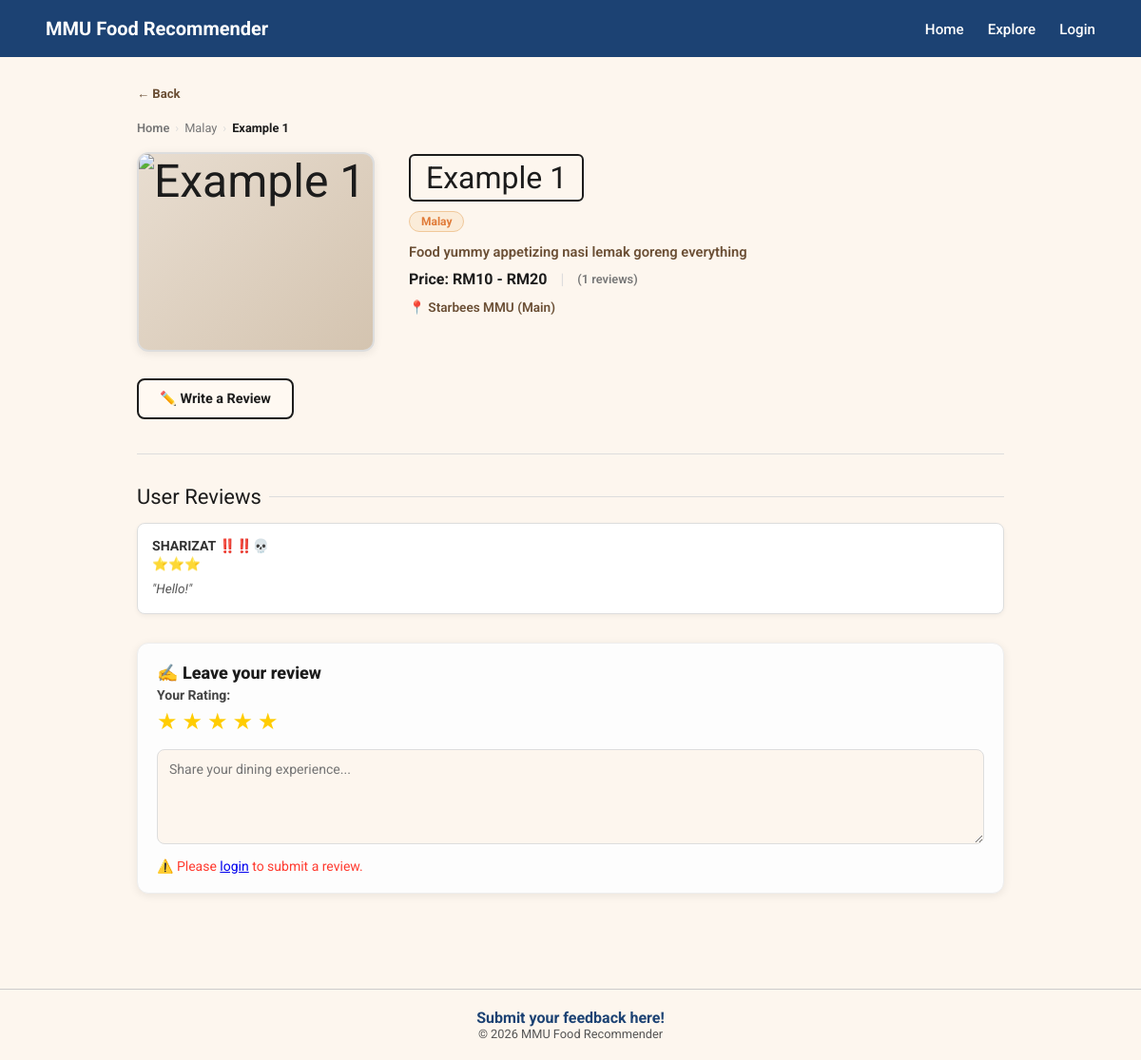
Before: /stall/1 with the older database file.
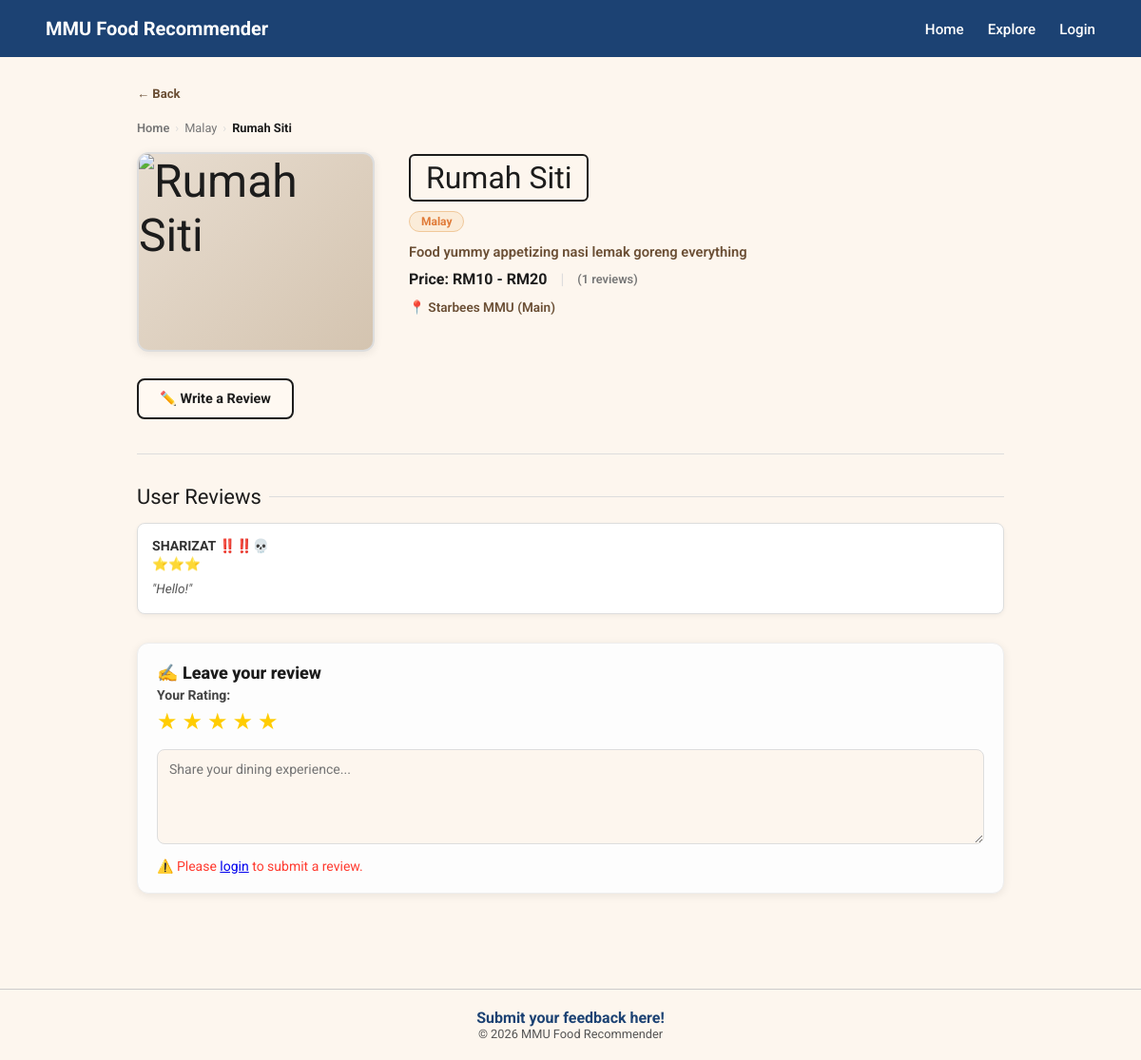
After: the same page with the newer database file.
### app.py (models this page shows)
class Stall(db.Model):
    id = db.Column(db.Integer, primary_key=True)
    name = db.Column(db.String(120), nullable=False)
    location_id = db.Column(db.Integer, db.ForeignKey('location.id'), nullable=False)
    category = db.Column(db.String(100))
    description = db.Column(db.Text)
    manager_id = db.Column(db.Integer, db.ForeignKey('user.id'))
    food_type = db.Column(db.String(50))
    price_range = db.Column(db.String(10), nullable=False, default="RM")
    image_file = db.Column(db.String(100), nullable=False, default='default_stall.jpg')
    reviews = db.relationship('Review', backref='stall', cascade="all, delete-orphan", lazy=True)

### app.py (the view)
@app.route('/stall/<int:stall_id>')
def stall_details(stall_id):
    stall = Stall.query.get_or_404(stall_id)
    return render_template('stall.html', stall=stall)

### templates/stall.html (shortened to what the changed rows need)
<!DOCTYPE html>
<html lang="en">
<head>
  <link rel="stylesheet" href="{{ url_for('static', filename='stall.css') }}"/>
</head>
<body>
<header class="main-header">
    <div class="nav-wrapper">
        <h1 class="logo-txt">MMU Food Recommender</h1>
    </div>
</header>
<main>
  <div class="breadcrumb">
    <a href="{{ url_for('home') }}">Home</a>
    <span class="sep">›</span>
    <span style="text-transform: capitalize;">{{ stall.category }}</span>
    <span class="sep">›</span>
    <span class="current">{{ stall.name }}</span>
  </div>
  <div class="stall-top">
    <div class="stall-info">
        <div class="stall-header-row">
            <div class="stall-name">{{ stall.name }}</div>
        </div>
        <div class="tags">
            <span class="tag" style="text-transform: capitalize;">{{ stall.category }}</span>
        </div>
        <div class="stall-category">{{ stall.description if stall.description else "No description provided." }}</div>
        <div class="stall-meta">
            <span>Price: {{ stall.price_range }}</span>
            <span class="divider">|</span>
            <span class="review-count">({{ stall.reviews|length }} reviews)</span>
        </div>
        <div class="stall-location">📍 {{ stall.place.name if stall.place else "Main Campus" }}</div>
    </div>
  </div>
</main>
</body>
</html>

Changed rows visible on the page:
changed Stall "RM10 - RM20": name "Example 1" → "Rumah Siti"
